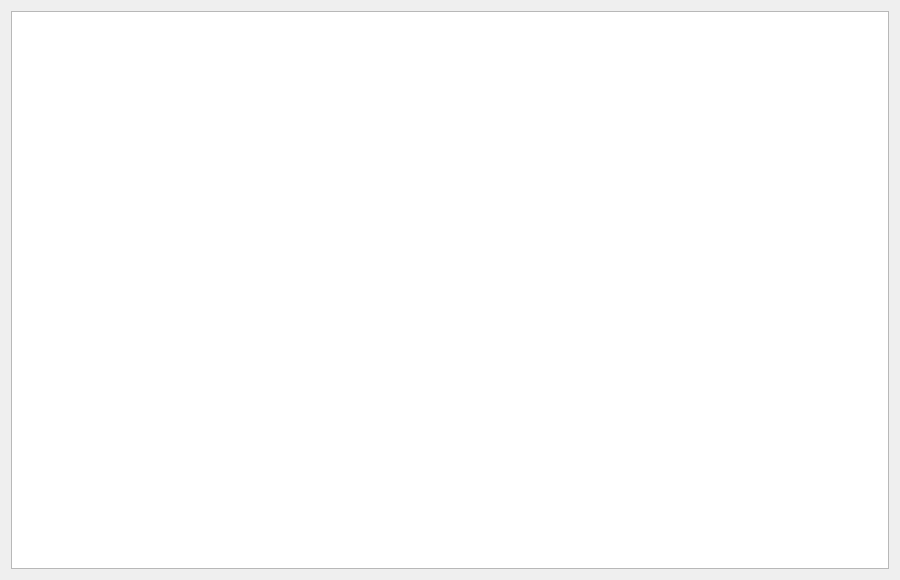
<?xml version="1.0" encoding="UTF-8"?>
<ui version="4.0">
 <class>MainWindow</class>
 <widget class="QMainWindow" name="MainWindow">
  <property name="geometry">
   <rect>
    <x>0</x>
    <y>0</y>
    <width>900</width>
    <height>580</height>
   </rect>
  </property>
  <property name="windowTitle">
   <string>MainWindow</string>
  </property>
  <widget class="QWidget" name="centralWidget">
   <layout class="QVBoxLayout" name="verticalLayout">
    <item>
     <widget class="QGraphicsView" name="Node_Graphicsview"/>
    </item>
   </layout>
  </widget>
 </widget>
 <layoutdefault spacing="6" margin="11"/>
 <resources/>
 <connections/>
</ui>
